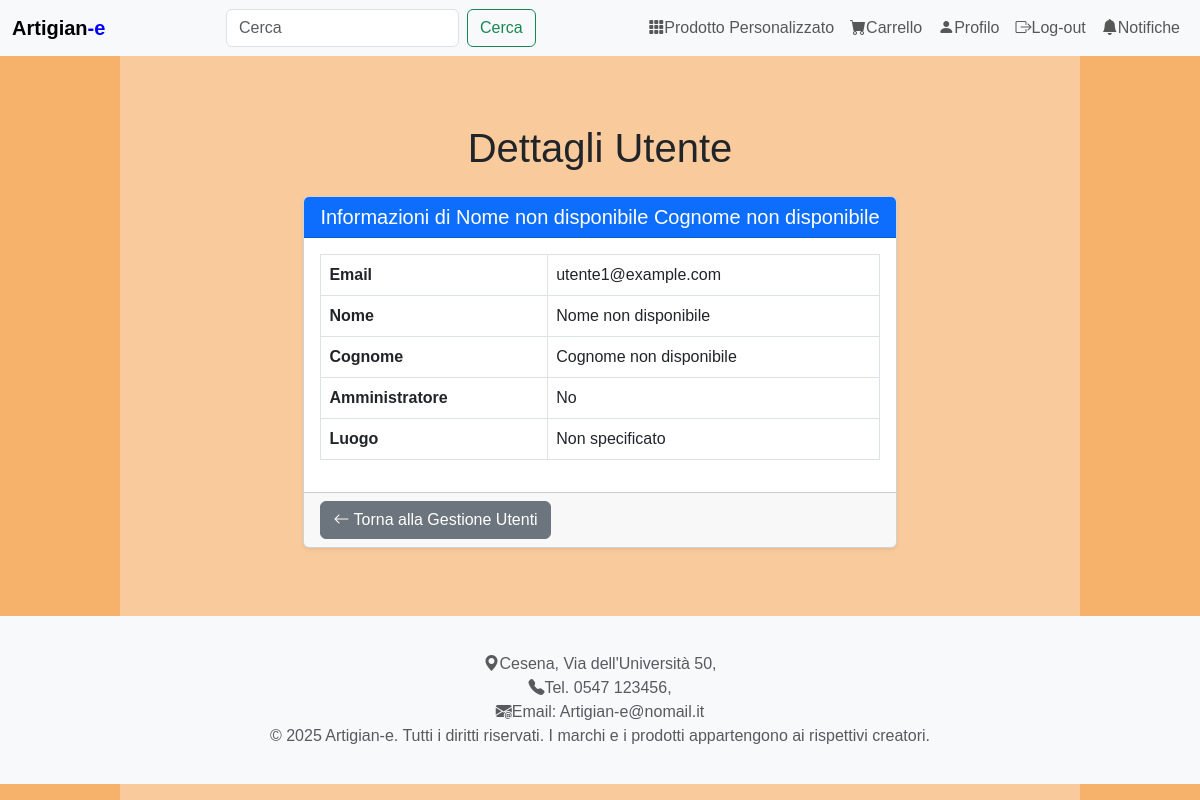
/pages/user_details.php?id=utente1@example.com (signed in), run on an earlier commit of the app's database.
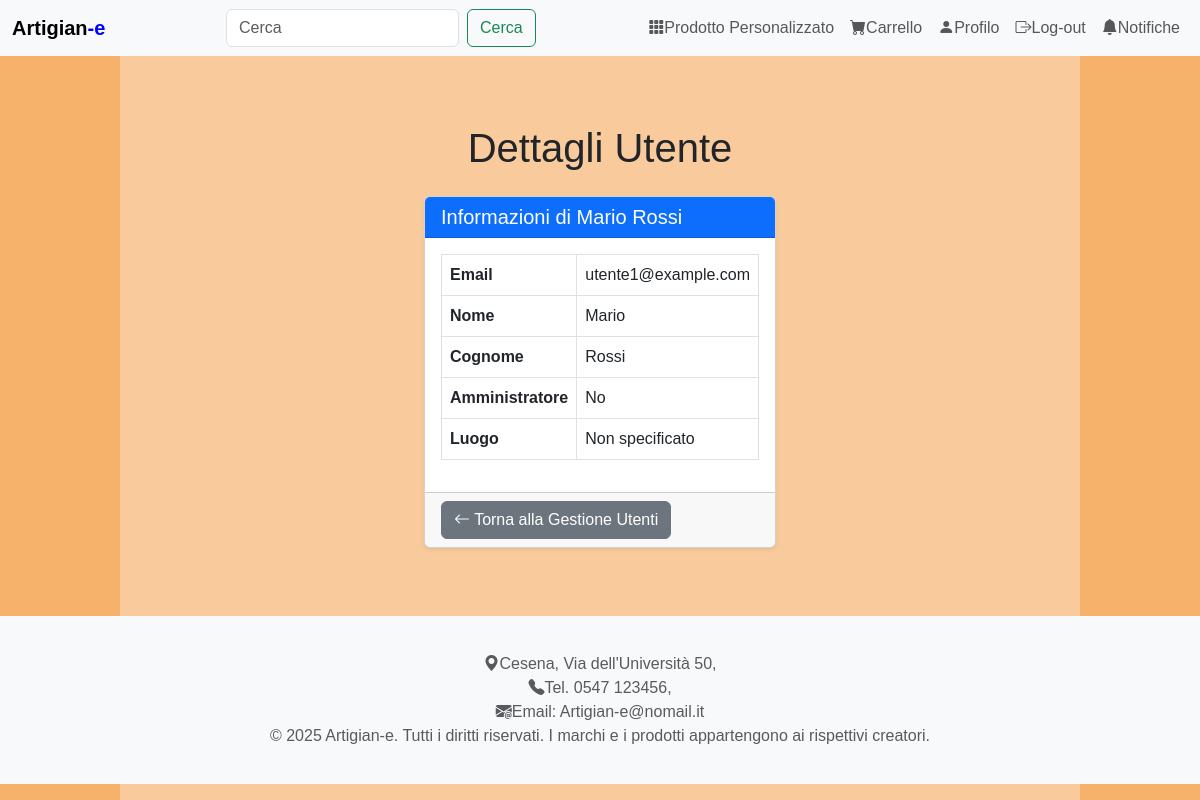
And on a later commit of the database.
### tables this page shows
create table USERS (
	Email VARCHAR(100) not null,
	Pw VARCHAR(255) not null,
	AdminClient boolean not null,
	luogo VARCHAR(255) NULL,
	primary key (Email));

create table CARTA_DI_CREDITO (
	Email VARCHAR(100) not null,
	Nome VARCHAR(25) not null,
	Cognome VARCHAR(25) not null,
	Numero CHAR(16) not null,
	Scadenza date not null,
	primary key (Email, Numero));

### DataBase/Database.php (called while the page is built, shortened)
<?php
class DatabaseHelper
{
    private $db;
    public function __construct($servername, $username, $password, $dbname, $port)
    {
        $this->db = new mysqli($servername, $username, $password, $dbname, $port);
    }
    public function getUser($email){
        $query = "SELECT * FROM users WHERE email = ?";
        $stmt = $this->db->prepare($query);
        $stmt->bind_param('s', $email);
        $stmt->execute();
        $result = $stmt->get_result();
        return $result->fetch_all(MYSQLI_ASSOC);
    }
    public function getUserCards($email) {
        $query = "SELECT C.*
                  FROM carta_di_credito AS C
                  WHERE C.Email = ?
                  AND C.Scadenza >= CURDATE()
                  ORDER BY C.Scadenza ASC";
        $stmt = $this->db->prepare($query);
        $stmt->bind_param('s', $email);
        $stmt->execute();
        $result = $stmt->get_result();
        return $result->fetch_all(MYSQLI_ASSOC);
    }
}
?>

### includes/bootstrap.php (called while the page is built, shortened)
<?php
require_once("../database/Database.php");
$dbh = new DatabaseHelper("localhost", "root", "", "db_artigiany", 3306);

### pages/user_details.php (the view, shortened to what this page needs)
<?php
include_once("../includes/bootstrap.php");
$email = htmlspecialchars($_GET['id']);
try {
    $userDetails = $dbh->getUser($email);
    $userDetails = $userDetails[0];
} catch (Exception $e) {
    error_log("Errore: " . $e->getMessage());
    $userDetails = null;
}
$card = $dbh->getUserCards($email);
if (!$card) {
    $nome = "Nome non disponibile";
    $cognome = "Cognome non disponibile";
}
else {
    $card = $card[0];
    $nome = $card['Nome'];
    $cognome = $card['Cognome'];
}
include("../includes/header.php");
?>
<main>
    <div class="container py-5">
        <h1 class="mb-4">Dettagli Utente</h1>
        <?php if ($userDetails): ?>
            <div class="card shadow-sm">
                <div class="card-header bg-primary text-white">
                    <h5 class="mb-0">Informazioni di <?= htmlspecialchars($nome . ' ' . $cognome) ?></h5>
                </div>
                <div class="card-body">
                    <table class="table table-bordered">
                        <tbody>
                            <tr>
                                <th>Email</th>
                                <td><?= htmlspecialchars($userDetails['Email']) ?></td>
                            </tr>
                            <tr>
                                <th>Nome</th>
                                <td><?= htmlspecialchars($nome) ?></td>
                            </tr>
                            <tr>
                                <th>Cognome</th>
                                <td><?= htmlspecialchars($cognome) ?></td>
                            </tr>
                            <tr>
                                <th>Amministratore</th>
                                <td><?= $userDetails['AdminClient'] ? 'Sì' : 'No' ?></td>
                            </tr>
                            <tr>
                                <th>Luogo</th>
                                <td><?= htmlspecialchars($userDetails['luogo'] ?? 'Non specificato') ?></td>
                            </tr>
                        </tbody>
                    </table>
                </div>
                <div class="card-footer d-flex justify-content-between">
                    <a href="info_utenti.php" class="btn btn-secondary">
                        <i class="bi bi-arrow-left"></i> Torna alla Gestione Utenti
                    </a>
                </div>
            </div>
        <?php endif; ?>
    </div>
</main>
<?php
include("../includes/footer.php");
?>

### includes/Header.php (shortened to what this page needs)
<!DOCTYPE html>
<html lang="it">
<head>
    <link href="https://cdn.jsdelivr.net/npm/bootstrap@5.3.0-alpha1/dist/css/bootstrap.min.css" rel="stylesheet">
    <link href="https://cdnjs.cloudflare.com/ajax/libs/font-awesome/6.0.0/css/all.min.css" rel="stylesheet">
    <link href="https://cdn.jsdelivr.net/npm/bootstrap-icons/font/bootstrap-icons.css" rel="stylesheet">
    <link rel="stylesheet" href="../CSS/styles.css">
</head>
<?php
include_once("../includes/bootstrap.php");
$unreadCount = 0;
if (isUserLoggedIn()) {
    $unreadCount = $dbh->countUnreadNotifications($_SESSION['email']);
}
?>
<body>
    <nav class="navbar navbar-expand-lg navbar-light bg-light">
        <div class="container-fluid">
            <a class="navbar-brand" href="home.php"><strong>Artigian<span class="blue-e">-e</span></strong></a>
            <div class="collapse navbar-collapse" id="navbarContent">
                <form class="d-flex align-items-center my-2 my-lg-0 ms-auto" action="search.php" method="GET"><input class="form-control me-2"
                        type="search" name="searched-product" id="searched-product" placeholder="Cerca"
                        value="<?= isset($_GET['searched-product']) ? $_GET['searched-product'] : "" ?>" /><button
                        class="btn btn-outline-success" type="submit">Cerca</button></form>
                <ul class="navbar-nav ms-auto">
                    <li class="nav-item"><a class="nav-link" href="customproduct.php"><i
                                class="bi bi-grid-3x3-gap-fill"></i>Prodotto Personalizzato </a></li>
                    <li class="nav-item"><a class="nav-link" href="cart.php"><i class="bi bi-cart-fill"></i>Carrello
                        </a></li>
                    <li class="nav-item"><a class="nav-link" href="login.php"><i class="bi bi-person-fill"></i>Profilo
                        </a></li>
                    <li class="nav-item"><a class="nav-link" href="logout.php"><i
                                class="bi bi-box-arrow-right"></i>Log-out </a></li>
                    <li class="nav-item"><a class="nav-link" href="notifications.php"><i
                                class="bi bi-bell-fill position-relative"><?php if ($unreadCount > 0): ?><span
                                    class="position-absolute top-0 start-100 translate-middle badge rounded-pill bg-danger"><?=$unreadCount ?></span><?php endif;
?></i>Notifiche </a></li>
                </ul>
            </div>
        </div>
    </nav>

### includes/footer.php
<footer class="py-3 bg-light">
    <div class="container">
        <div class="row">
            <div class="col-12 text-center">
                <span class="text-muted">
                    <i class="bi bi-geo-alt-fill"></i>Cesena, Via dell'Università 50,
                </span>
            </div>
        </div>
        <div class="row">
            <div class="col-12 text-center">
                <span class="text-muted">
                    <i class="bi bi-telephone-fill"></i>Tel. 0547 123456,
                </span>
            </div>
        </div>
        <div class="row">
            <div class="col-12 text-center">
                <span class="text-muted">
                    <i class="bi bi-envelope-at-fill"></i>Email: Artigian-e@nomail.it
                </span>
            </div>
        </div>
        <div class="row">
            <div class="col-12 text-center">
                <span class="text-muted">&copy; 2025 Artigian-e. Tutti i diritti riservati. I marchi e i prodotti appartengono ai rispettivi creatori.
                </span>
            </div>
        </div>
    </div>
</footer>
</body>
</html>

### CSS/styles.css (style rules this page uses)
body { font-family: Arial, sans-serif; background: linear-gradient(to right, #F6B26B 10%, #F9CB9C 10%, #F9CB9C 90%, #F6B26B 90%); min-height: 100vh; }
footer { position: sticky; background-color: #f8f9fa; padding: 1rem 0; text-align: center; height: auto; }
.container { display: flex; flex-direction: column; align-items: center; max-width: 1000px; margin: 20px auto; }
.card { min-width: 300px; box-sizing: border-box; }
h1, p { text-align: center; }
.blue-e { color: blue; }

What changed in the data, as far as the page shows it:
added carta_di_credito: Nome+Cognome "Mario Rossi", Nome "Mario", Cognome "Rossi"
Also different on the page:
$nome . ' ' . $cognome: "Nome non disponibile Cognome non disponibile" → (not shown)
$nome: "Nome non disponibile" → (not shown)
$cognome: "Cognome non disponibile" → (not shown)
